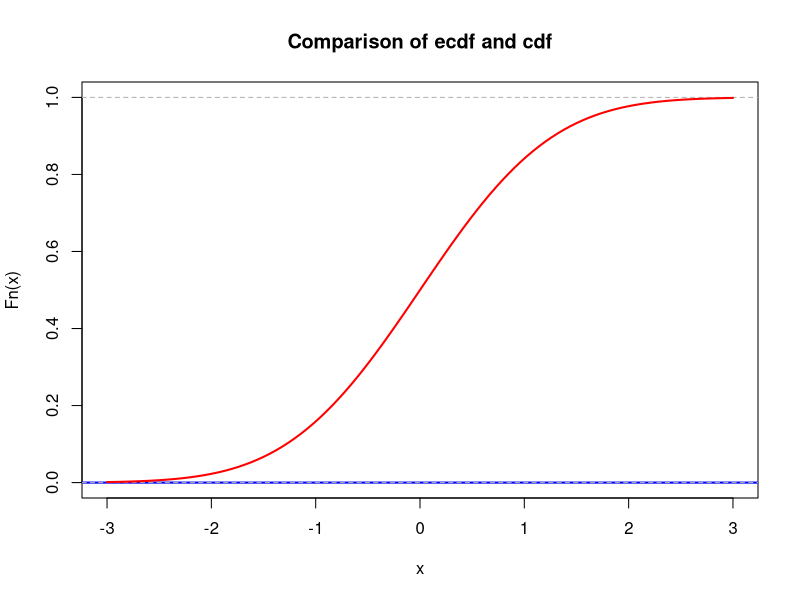
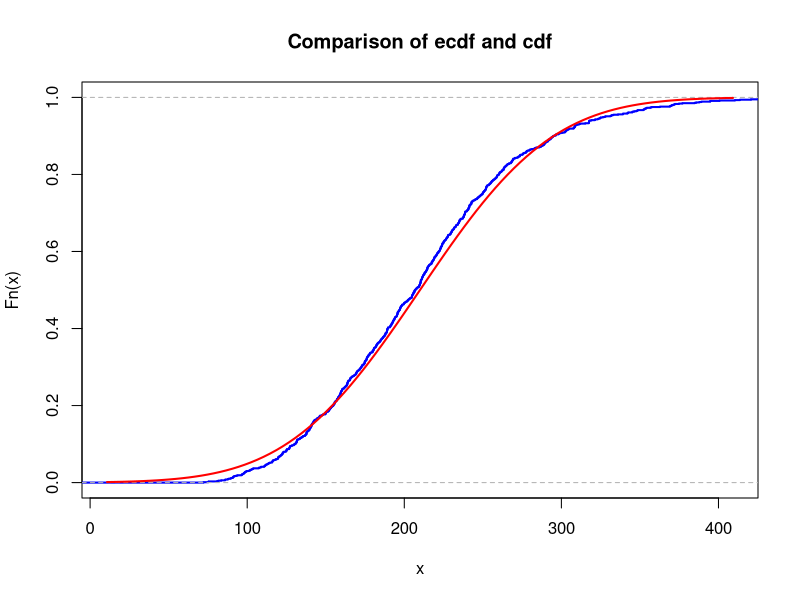

R code for these plots, in order:
## ---- chunk 1

id <- 11
set.seed(id)
p <- id/100
# matrices G and H
G <- matrix(c(1, 1, 1, 0, 0, 0, 0,
		1, 0, 0, 1, 1, 0, 0,
		0, 1, 0, 1, 0, 1, 0,
		1, 1, 0, 1, 0, 0, 1), nrow = 4, byrow = TRUE)
H <- t(matrix(c(1, 0, 1, 0, 1, 0, 1,
		0, 1, 1, 0, 0, 1, 1,
		0, 0, 0, 1, 1, 1, 1), nrow = 3, byrow = TRUE))
# cat("The matrix G is: \n") 
#G  
#cat("The matrix H is: \n") 
#H
#cat("The product GH must be zero: \n")
#(G%*%H) %%2
## ---- chunk 2
# generate N messages
message_generator <- function(N) {
  matrix(sample(c(0,1), 4*N, replace = TRUE), nrow = N)
}  
N <- 100
messages <- message_generator(N)
codewords <- (messages %*% G) %% 2
messages[(1:5),]
codewords[(1:5),]
## ---- chunk 3
# generate "masks" for our encoded messages
# 1 in the mask on the ith index means ith bit of the message will be changed
errors <- matrix(sample(c(0,1), 7*N, replace = TRUE, prob=c(1-p, p)), nrow=N)
cat("errors: \n")
errors[(1:5),]
received <- codewords + errors
received <- t(apply(received, 1, function(x) replace(x, x==2, 0)))
cat("\noriginal codewords: \n")
codewords[(1:5),]
cat("\nreceived codewords with errors: \n")
received[(1:5),]
## ---- chunk 4
decode <- function(r) {
  z <- r %*% H
  z <- z %% 2
  if (!identical(z[1,],c(0,0,0))) {
    index <- z[1,1] + 2 * z[1,2] + 4 * z[1,3]
    r[index] <- (r[index] + 1) %% 2
  }
  return(c(r[3],r[5],r[6],r[7]))
}
decoded <- t(apply(received, 1, decode))[(1:5),]
cat("decoded: \n")
decoded
## ---- chunk 5
lambda <- 1  # change this!
N <- 100     # change this!
mu <- N * lambda
K <- 1e3
n <- 5
sample_means <- colMeans(matrix(rpois(n*K, lambda = mu), nrow=n))
## ---- chunk 6
mu <- 0       # change this!
sigma <- 1    # change this!
## ---- chunk 7
xlims <- c(mu-3*sigma,mu+3*sigma)
Fs <- ecdf(sample_means)
plot(Fs, 
     xlim = xlims, 
     ylim = c(0,1),
     col = "blue",
     lwd = 2,
     main = "Comparison of ecdf and cdf")
curve(pnorm(x, mean = mu, sd = sigma), col = "red", lwd = 2, add = TRUE)
## ---- chunk 8
nu1 <- 10 + id  # change this!
K <- 1e3
n <- 10
sample_means <- colSums(matrix(rexp(n*K, rate = 1/nu1), nrow=n))

## ---- chunk 9
mu <- n*nu1    # change this!
sigma <- sqrt(n)*nu1    # change this!

## ---- chunk 10


## ---- chunk 11
xlims <- c(mu-3*sigma,mu+3*sigma)
Fs <- ecdf(sample_means)
plot(Fs, 
     xlim = xlims, 
     col = "blue",
     lwd = 2,
     main = "Comparison of ecdf and cdf")
curve(pnorm(x, mean = mu, sd = sigma), col = "red", lwd = 2, add = TRUE)
